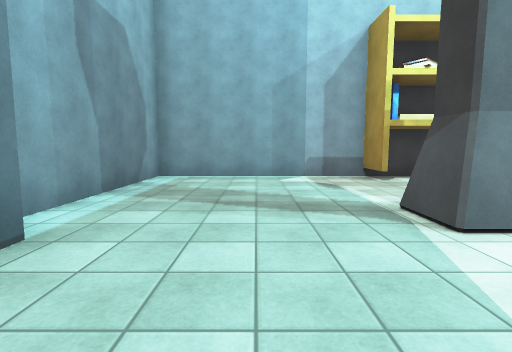
View 1 (above)

20 first-person views from a walk through a 3-D level made in the Unity game engine. The camera is 1.4 m above the floor, tilts 6° down and sees 85° across. The floor is counted in squares, 2 m on a side. Each view is taken from the middle of a square. On the plan, view 1 faces up. The plan holds only what a view shows up to about 9 squares ahead; the rest is blank. The place goes on beyond the plan. Some animated figures are not drawn. Surface patterns are stand-ins for the level's own textures.

View 2
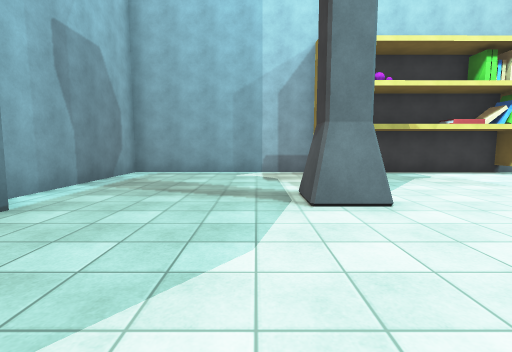

View 3
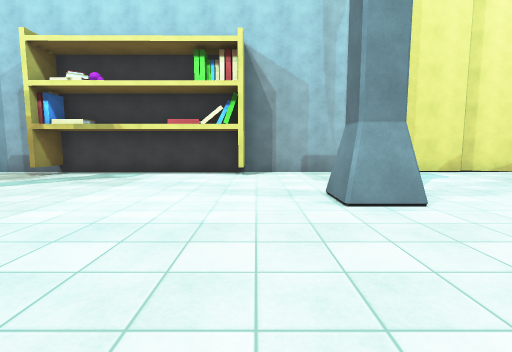

View 4
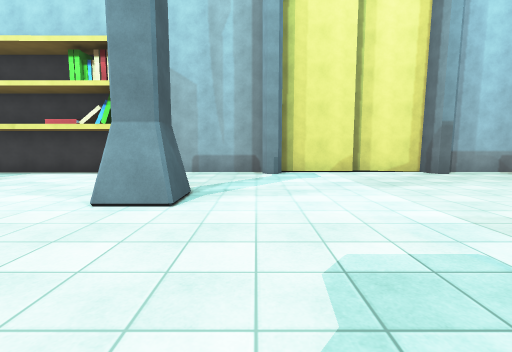

View 5
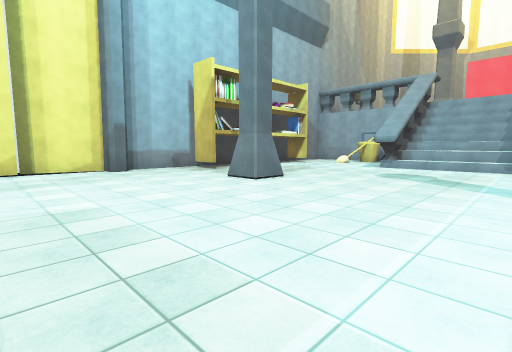

View 6
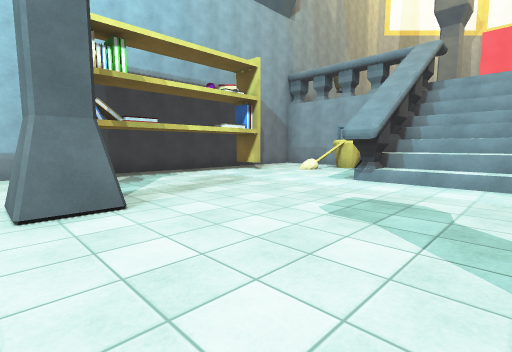

View 7
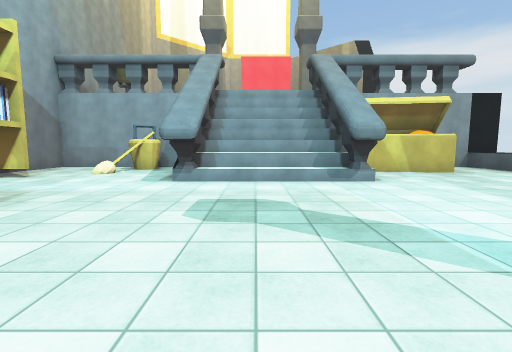

View 8
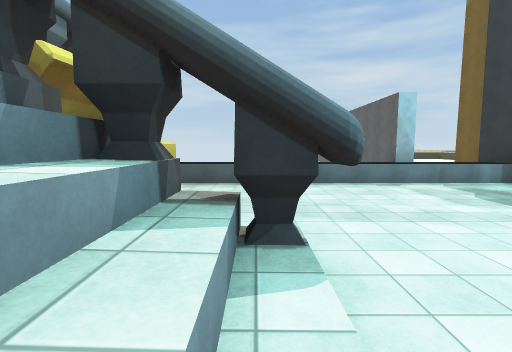

View 9
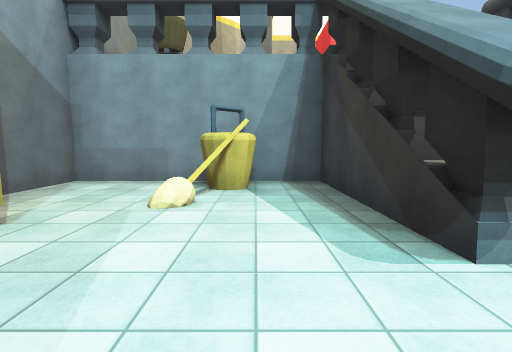

View 10
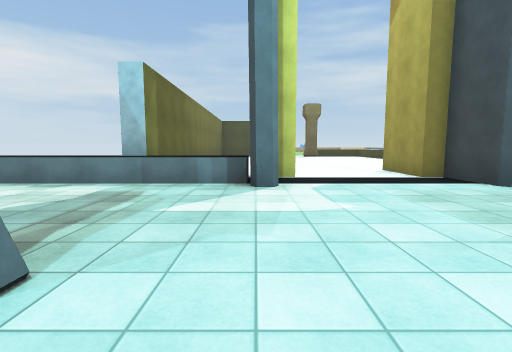

View 11
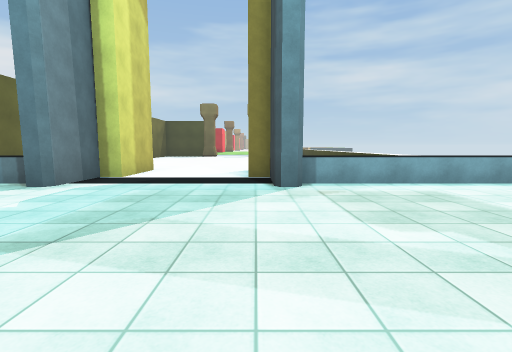

View 12
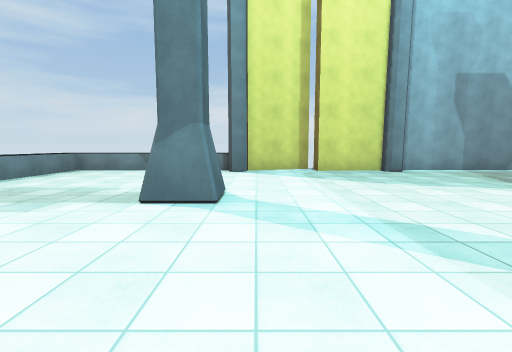

View 13
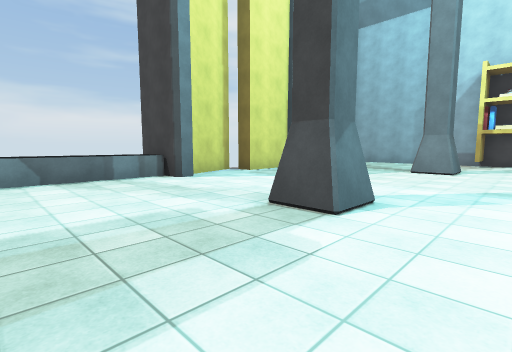

View 14
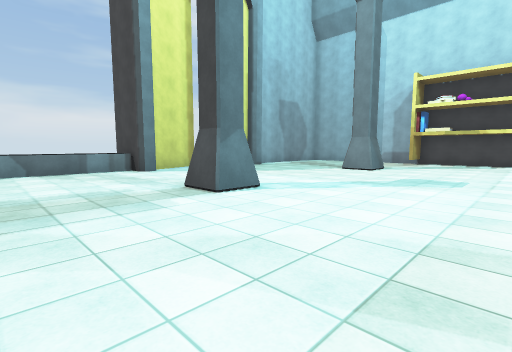

View 15
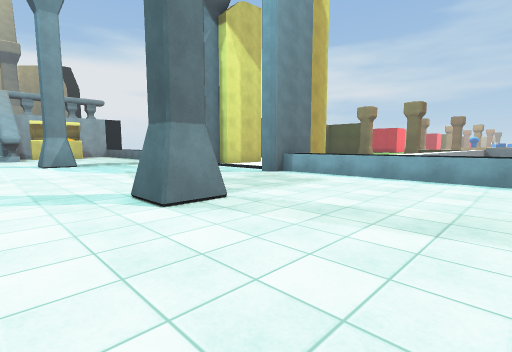

View 16
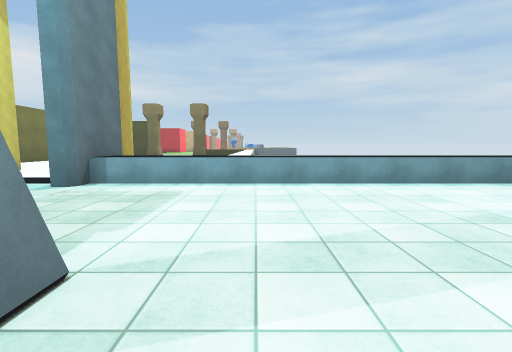

View 17
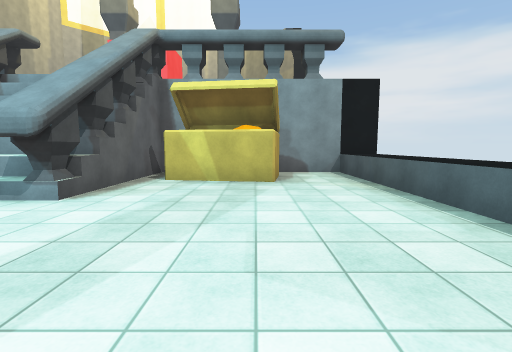

View 18
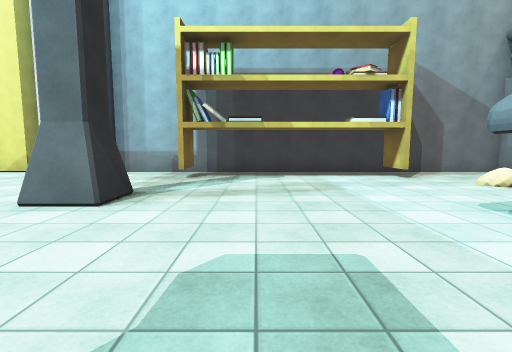

View 19
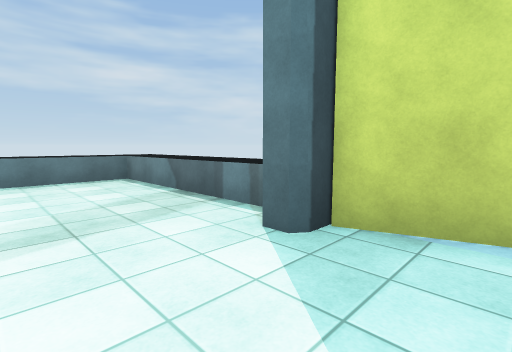

View 20
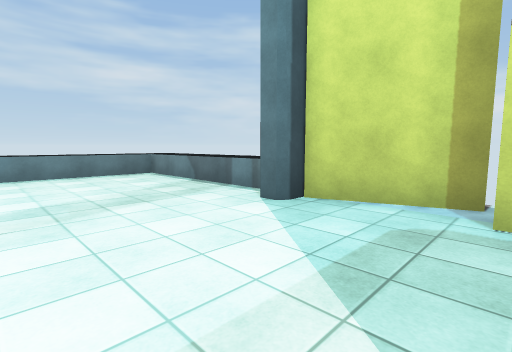

### Floor plan
Key: @ floor where view 1 was taken; # wall or solid block; . main floor; : floor 0.5 m higher than the main floor; ^ raised ledge; O other object.
Columns run from 4 left of view 1 to 27 right of it. Each row starts with its distance up from view 1.
  8                  ###
  7  #################.#############
  6  #.....#....#.........#....#...#
  5  #.............................#
  4  #...........................OO#
  3  #....#...............#.......O#
  2  ##........................##..#
  1   #.......................#:####
  0  ##.@......................:^
 -1  #.........................:^
 -2  ##........................#####
 -3 #^....#...............#......OO
 -4  ^...........................OO
 -5  ^...........................OO
 -6  ^.............................#
 -7  ^.... .........#...#..........#
 -8  ^^^^^ ^^^^^^^^##...#^^^^^^^^^^#
 -9             ^.  #..##  #
-10             ^   #..#   #
-11             ^   ....   #

Where each view was taken, in squares from view 1:
view 1: 0 up, 0 right, facing up
view 2: 1 down, 1 right, facing up
view 3: 1 down, 8 right, facing up
view 4: 1 down, 11 right, facing up
view 5: 2 down, 13 right, facing up-right
view 6: 1 down, 17 right, facing up-right
view 7: 0 up, 17 right, facing right
view 8: 0 up, 23 right, facing down
view 9: 3 up, 21 right, facing right
view 10: 2 down, 16 right, facing down
view 11: 2 down, 12 right, facing down
view 12: 2 down, 6 right, facing left
view 13: 6 down, 4 right, facing up-left
view 14: 6 down, 6 right, facing up-left
view 15: 1 down, 6 right, facing down-right
view 16: 2 down, 8 right, facing down
view 17: 5 down, 19 right, facing right
view 18: 1 down, 20 right, facing up
view 19: 1 down, 0 right, facing down-left
view 20: 0 up, 1 right, facing down-left
